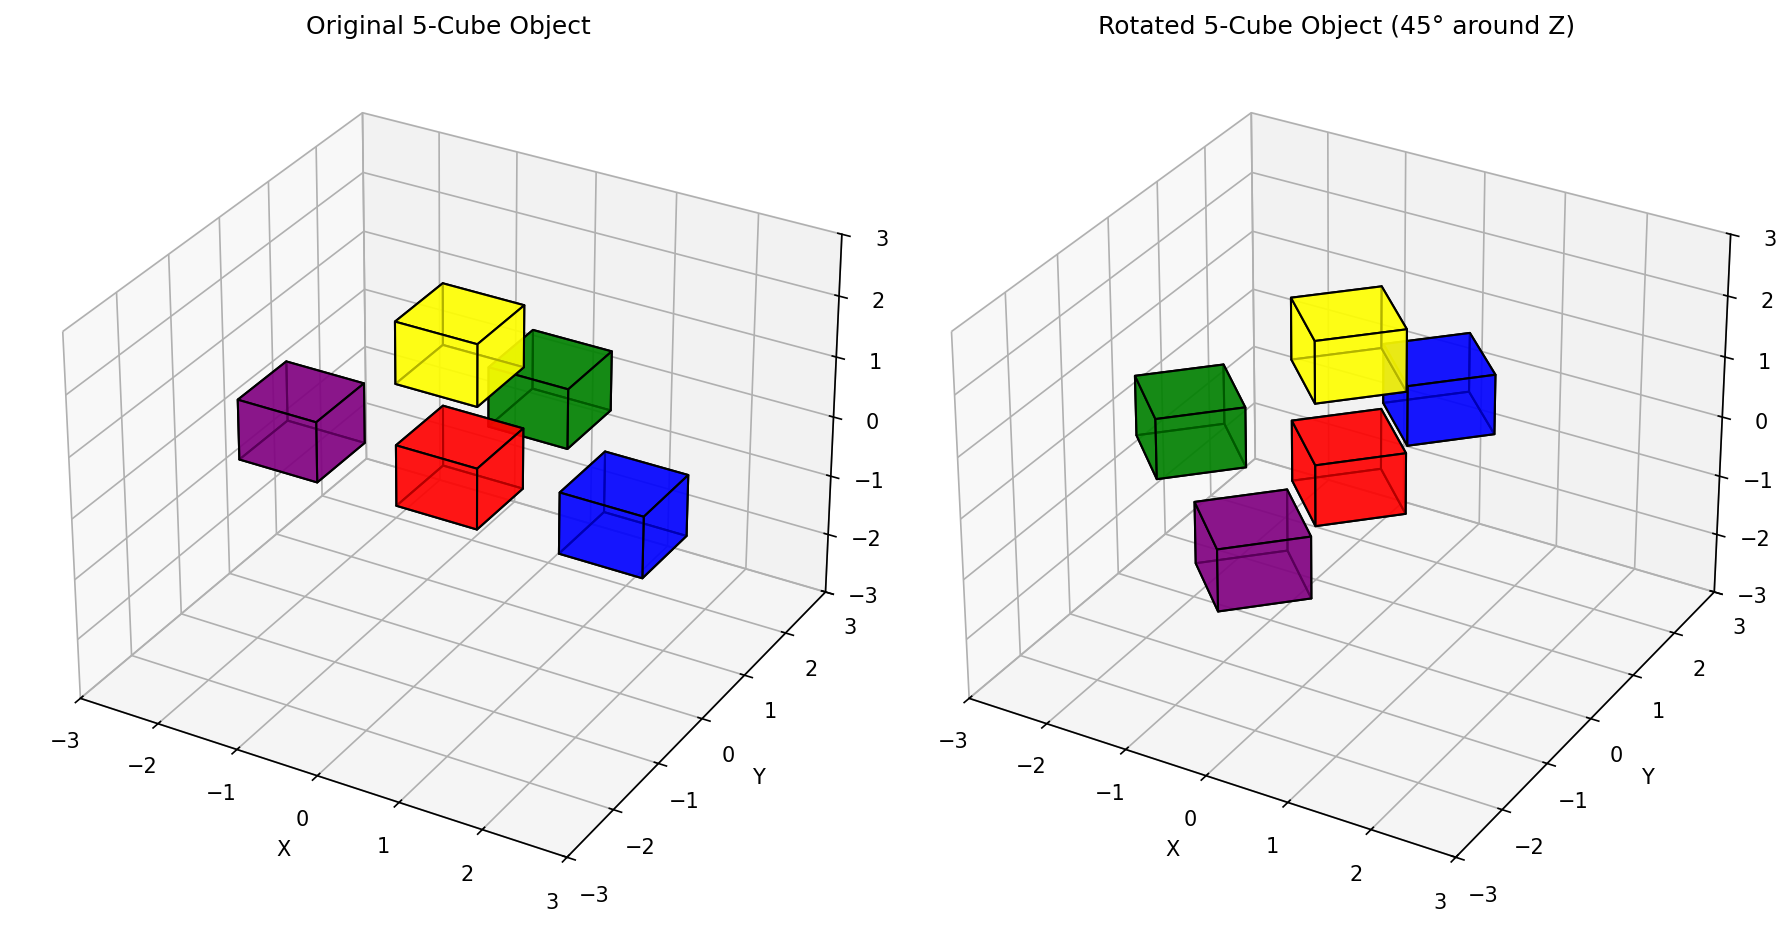

Here is the Python script that generated this plot:
#!/usr/bin/env python3
"""
Simple demo script to show the 5-cube object and basic transformations
"""

import numpy as np
import matplotlib
matplotlib.use('Agg')  # Use non-interactive backend
import matplotlib.pyplot as plt
from mpl_toolkits.mplot3d.art3d import Poly3DCollection

def create_cube_vertices(center, size=1.0):
    """Create vertices for a cube centered at given position"""
    s = size / 2
    vertices = np.array([
        [-s, -s, -s], [+s, -s, -s], [+s, +s, -s], [-s, +s, -s],  # bottom face
        [-s, -s, +s], [+s, -s, +s], [+s, +s, +s], [-s, +s, +s],  # top face
    ]) + center
    return vertices

def get_cube_faces(vertices):
    """Get the 6 faces of a cube"""
    return [
        [vertices[0], vertices[1], vertices[2], vertices[3]],  # bottom
        [vertices[4], vertices[7], vertices[6], vertices[5]],  # top
        [vertices[0], vertices[4], vertices[5], vertices[1]],  # front
        [vertices[2], vertices[6], vertices[7], vertices[3]],  # back
        [vertices[0], vertices[3], vertices[7], vertices[4]],  # left
        [vertices[1], vertices[5], vertices[6], vertices[2]],  # right
    ]

def main():
    # Define the 5 cubes with different colors and positions
    cubes = [
        {'center': [0, 0, 0], 'color': 'red', 'name': 'Center'},
        {'center': [2, 0, 0], 'color': 'blue', 'name': 'Right'},
        {'center': [0, 2, 0], 'color': 'green', 'name': 'Back'},
        {'center': [0, 0, 2], 'color': 'yellow', 'name': 'Top'},
        {'center': [-2, 0, 0], 'color': 'purple', 'name': 'Left'},
    ]
    
    # Create figure
    fig = plt.figure(figsize=(12, 8))
    
    # Original configuration
    ax1 = fig.add_subplot(1, 2, 1, projection='3d')
    all_faces = []
    all_colors = []
    
    for cube in cubes:
        vertices = create_cube_vertices(cube['center'])
        faces = get_cube_faces(vertices)
        for face in faces:
            all_faces.append(face)
            all_colors.append(cube['color'])
    
    poly3d = Poly3DCollection(all_faces, alpha=0.7, linewidths=1, edgecolors='black')
    poly3d.set_facecolors(all_colors)
    ax1.add_collection3d(poly3d)
    
    ax1.set_xlim([-3, 3])
    ax1.set_ylim([-3, 3])
    ax1.set_zlim([-3, 3])
    ax1.set_xlabel('X')
    ax1.set_ylabel('Y')
    ax1.set_zlabel('Z')
    ax1.set_title('Original 5-Cube Object')
    
    # Rotated version
    ax2 = fig.add_subplot(1, 2, 2, projection='3d')
    
    # Apply rotation matrix (45 degrees around each axis)
    angle = np.pi / 4
    rotation_matrix = np.array([
        [np.cos(angle), -np.sin(angle), 0],
        [np.sin(angle), np.cos(angle), 0],
        [0, 0, 1]
    ])
    
    all_faces_rot = []
    all_colors_rot = []
    
    for cube in cubes:
        # Rotate the center position
        rotated_center = rotation_matrix @ np.array(cube['center'])
        vertices = create_cube_vertices(rotated_center)
        # Also rotate each vertex
        vertices = np.array([rotation_matrix @ v for v in vertices])
        
        faces = get_cube_faces(vertices)
        for face in faces:
            all_faces_rot.append(face)
            all_colors_rot.append(cube['color'])
    
    poly3d_rot = Poly3DCollection(all_faces_rot, alpha=0.7, linewidths=1, edgecolors='black')
    poly3d_rot.set_facecolors(all_colors_rot)
    ax2.add_collection3d(poly3d_rot)
    
    ax2.set_xlim([-3, 3])
    ax2.set_ylim([-3, 3])
    ax2.set_zlim([-3, 3])
    ax2.set_xlabel('X')
    ax2.set_ylabel('Y')
    ax2.set_zlabel('Z')
    ax2.set_title('Rotated 5-Cube Object (45° around Z)')
    
    plt.tight_layout()
    plt.savefig('demo_cubes.png', dpi=150, bbox_inches='tight')
    print("Demo saved as 'demo_cubes.png'")
    
    # Print cube information
    print("\n5-Cube Object Composition:")
    print("=" * 30)
    for i, cube in enumerate(cubes, 1):
        print(f"{i}. {cube['name']} cube at position {cube['center']} - Color: {cube['color']}")
    
    print("\nTransformations Applied:")
    print("=" * 25)
    print("1. Original configuration")
    print("2. 45-degree rotation around Z-axis")

if __name__ == "__main__":
    main()
